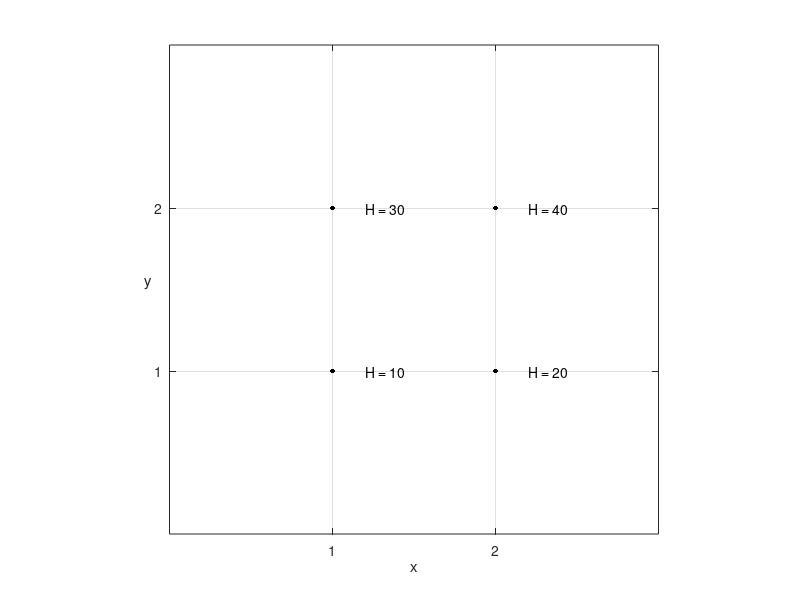

Source code (MATLAB):
figure(1);clf
plot([1,1,2,2],[1,2,1,2],'k.','MarkerSize',10)
grid on;
hold on;
text(1.2,1,'H = 10')
text(1.2,2,'H = 30')
text(2.2,1,'H = 20')
text(2.2,2,'H = 40')
axis([0 3 0 3])
xlabel('x')
ylabel(gca, 'y','Rotation',0);
set(gca,'XTick',[1,2])
set(gca,'YTick',[1,2])
axis square
print -dpng linear2D.png